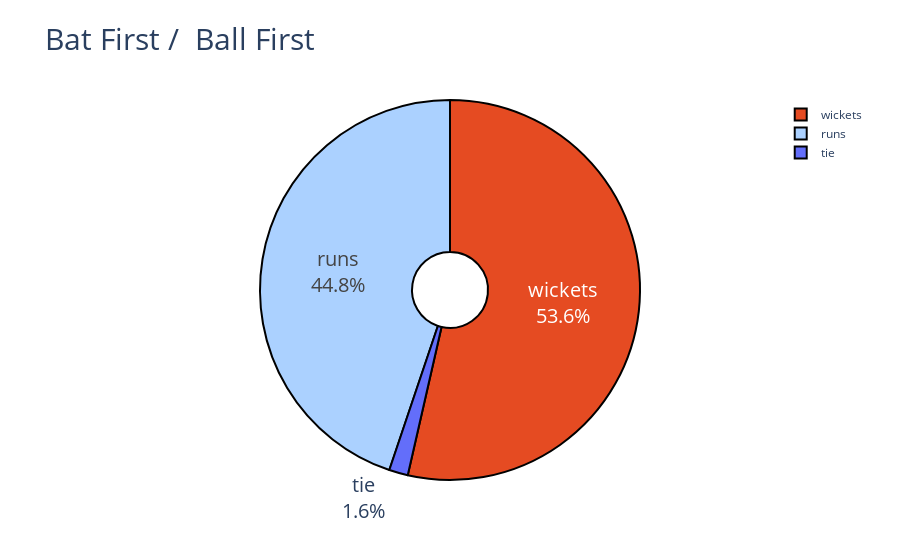

Source (notebook cell):
### Code cell
chase = matches.result.value_counts(normalize=True)
labels = (np.array(chase.index))
values = (np.array(chase.values))
color = ['#e54b22','#abd1ff']
fig =  go.Figure(data=[go.Pie(labels=labels,
                             values=values,hole=.2)])
fig.update_traces(hoverinfo='label+percent', textinfo='label+percent', textfont_size=20,
                  marker=dict(colors=color, line=dict(color='#000000', width=2)))
fig.update_layout(title="Bat First /  Ball First",
                  titlefont={'size': 30},
                  )
fig.show()

### Figure 1 — Plotly figure (JSON) as saved in the notebook; plotly's stock layout.template omitted (floating-point values rounded to 4 significant figures)
{"data": [{"hole": 0.2, "hoverinfo": "label+percent", "labels": ["wickets", "runs", "tie"], "marker": {"colors": ["#e54b22", "#abd1ff"], "line": {"color": "#000000", "width": 2}}, "textfont": {"size": 20}, "textinfo": "label+percent", "type": "pie", "values": [0.5357, 0.4483, 0.01601]}], "layout": {"autosize": true, "title": {"font": {"size": 30}, "text": "Bat First /  Ball First"}}}
